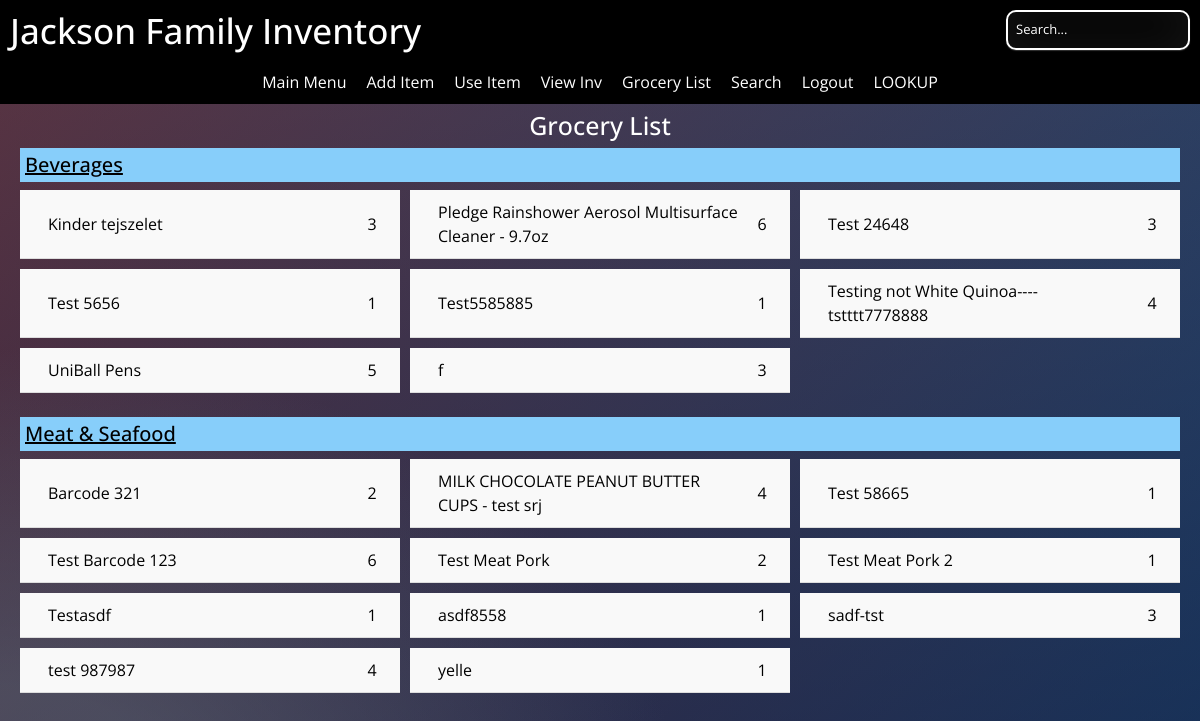
The page /grocery_list (signed in) on the database its author committed.
### JacksonInventory/models.py (models this page shows)
class Item(db.Model):
    id = db.Column(db.Integer(), primary_key=True)
    barcode = db.Column(db.String(length=40), nullable=False, unique=True)
    productname = db.Column(db.String(length=150), nullable=False, unique=True)
    qty = db.Column(db.Integer())
    minqty = db.Column(db.Integer())
    productimage = db.Column(db.String(200))
    category_id = db.Column(db.Integer, db.ForeignKey('category.id'), nullable=False)
    subcategory_id = db.Column(db.Integer, db.ForeignKey('subcategory.id'), nullable=False)

class Category(db.Model):
    id = db.Column(db.Integer, primary_key=True)
    category = db.Column(db.String(75), unique=True)
    items = db.relationship('Item', backref='category', lazy=True)

### JacksonInventory/routes.py (the view)
@app.route('/grocery_list', methods=['GET'])
@login_required
def grocery_list():
    query = text('''
    SELECT c.category, i.productname, i.qty, i.minqty
    FROM item i
    JOIN category c ON i.category_id = c.id
    ORDER BY c.category, i.productname
    ''')
    result = db.session.execute(query)
    groceries = result.fetchall()
    grouped_groceries = {}
    for grocery in groceries:
        category = grocery.category
        productname = grocery.productname
        qty = grocery.qty
        minqty = grocery.minqty
        needed_qty = max(0, minqty - qty)  # Calculate needed qty
        if needed_qty > 0:
            if category in grouped_groceries:
                grouped_groceries[category].append({
                    'productname': productname,
                    'qty': qty,
                    'minqty': minqty,
                    'needed_qty': needed_qty
                })
            else:
                grouped_groceries[category] = [{
                    'productname': productname,
                    'qty': qty,
                    'minqty': minqty,
                    'needed_qty': needed_qty
                }]
    return render_template('grocery_list.html', grouped_groceries=grouped_groceries)

### JacksonInventory/forms.py
class SearchForm(FlaskForm):
    searched = StringField("Searched", validators=[DataRequired()])
    submit = SubmitField("Submit")

### JacksonInventory/models.py (called while the page is built)
@login_manager.user_loader
def load_user(user_id):
    return User.query.get(int(user_id))

### JacksonInventory/routes.py (called while the page is built)
@app.context_processor
def base():
    form = SearchForm()
    return dict(form=form)

### JacksonInventory/templates/grocery_list.html (shortened to what this page needs)
{% extends 'base.html' %}
{% block content %}
<div class="main-content">
    <h2 class="h2">Grocery List</h2>
    {% for category, products in grouped_groceries.items() %}
        <div class="category-section">
            <h3>{{ category }}</h3>
            <ul class="item-list">
                {% for product in products %}
                    <li onclick="toggleCheckbox(this)">
                        <div class="description">{{ product.productname }}</div>
                        <div class="quantity">{{ product.needed_qty }}</div>
                    </li>
                {% endfor %}
            </ul>
        </div>
    {% endfor %}
</div>
{% endblock %}

### JacksonInventory/templates/base.html (style rules this page uses)
* { -webkit-box-sizing:border-box; -moz-box-sizing:border-box; -ms-box-sizing:border-box; -o-box-sizing:border-box; box-sizing:border-box; }
html { width: 100%; height:100%; overflow:auto; }
body { width: 100%; height:100%; font-family: 'Open Sans', sans-serif; background: #092756; background: -moz-radial-gradient(0% 100%, ellipse cover, rgba(104,128,138,.4) 10%,rgba(138,114,76,0) 40%),-moz-linear-gradient(top, rgba(57,173,219,.25) 0%, rgba(42,60,87,.4) 100%), -moz-linear-gradient(-45deg, #670d10 0%, #092756 100%); background: -webkit-radial-gradient(0% 100%, ellipse cover, rgba(104,128,138,.4) 10%,rgba(138,114,76,0) 40%), -webkit-linear-gradient(top, rgba(57,173,219,.25) 0%,rgba(42,60,87,.4) 100%), -webkit-linear-gradient(-45deg, #670d10 0%,#092756 100%); background: -o-radial-gradient(0% 100%, ellipse cover, rgba(104,128,138,.4) 10%,rgba(138,114,76,0) 40%), -o-linear-gradient(top, rgba(57,173,219,.25) 0%,rgba(42,60,87,.4) 100%), -o-linear-gradient(-45deg, #670d10 0%,#092756 100%); background: -ms-radial-gradient(0% 100%, ellipse cover, rgba(104,128,138,.4) 10%,rgba(138,114,76,0) 40%), -ms-linear-gradient(top, rgba(57,173,219,.25) 0%,rgba(42,60,87,.4) 100%), -ms-linear-gradient(-45deg, #670d10 0%,#092756 100%); background: -webkit-radial-gradient(0% 100%, ellipse cover, rgba(104,128,138,.4) 10%,rgba(138,114,76,0) 40%), linear-gradient(to bottom, rgba(57,173,219,.25) 0%,rgba(42,60,87,.4) 100%), linear-gradient(135deg, #670d10 0%,#092756 100%); filter: progid:DXImageTransform.Microsoft.gradient( startColorstr='#3E1D6D', endColorstr='#092756',GradientType=1 ); padding-top: 50px; margin: 0; }
.main-content { margin-top: 35px; padding: 20px; }

### JacksonInventory/templates/grocery_list.html (style rules this page uses)
.main-content { color: black; margin: 15px auto; padding: 10px; max-width: 100%; }
.h2 { font-size: 25px; text-align: center; color: white; padding-top: 10px; }
h3 { text-decoration: underline; background-color: lightskyblue; padding: 5px; }
.item-list { display: grid; grid-template-columns: repeat(1, 1fr); gap: 10px; list-style-type: none; padding: 0; margin: 0; }
.item-list li { display: grid; grid-template-columns: 5% 85% 10%; align-items: center; padding: 10px; border-bottom: 1px solid #ddd; background-color: #f9f9f9; cursor: pointer; }
.description { grid-column: 2 / 3; }
.quantity { grid-column: 3 / 4; text-align: center; }
@media (min-width: 769px) { .item-list { grid-template-columns: repeat(3, 1fr); } }
@media (min-width: 769px) { .h2 { font-size: 25px; } }
@media (min-width: 769px) { .category-section h3 { font-size: 20px; } }
@media (min-width: 769px) { .item-list li { font-size: 16px; } }

### rows shown on the page
Item: category "Beverages", productname "Kinder tejszelet", needed_qty "3", productname "f", needed_qty "3"
Item: productname "Pledge Rainshower Aerosol Multisurface Cleaner - 9.7oz", needed_qty "6"
Item: productname "Test 24648", needed_qty "3"
Item: productname "Test 5656", needed_qty "1"
Item: productname "Test5585885", needed_qty "1"
Item: productname "Testing not White Quinoa----tstttt7778888", needed_qty "4"
Item: productname "UniBall Pens", needed_qty "5"
Item: category "Meat & Seafood", productname "Barcode 321", needed_qty "2"
Item: productname "MILK CHOCOLATE PEANUT BUTTER CUPS - test srj", needed_qty "4"
Item: productname "Test 58665", needed_qty "1"
Item: productname "Test Barcode 123", needed_qty "6"
Item: productname "Test Meat Pork", needed_qty "2"
Item: productname "Test Meat Pork 2", needed_qty "1"
Item: productname "Testasdf", needed_qty "1"
Item: productname "asdf8558", needed_qty "1"
Item: productname "sadf-tst", needed_qty "3"
Item: productname "test 987987", needed_qty "4"
Item: productname "yelle", needed_qty "1"
